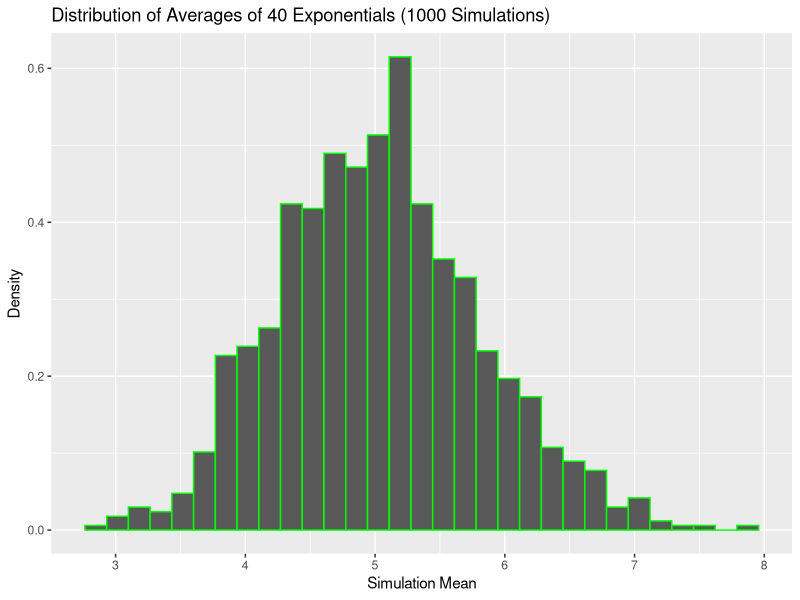
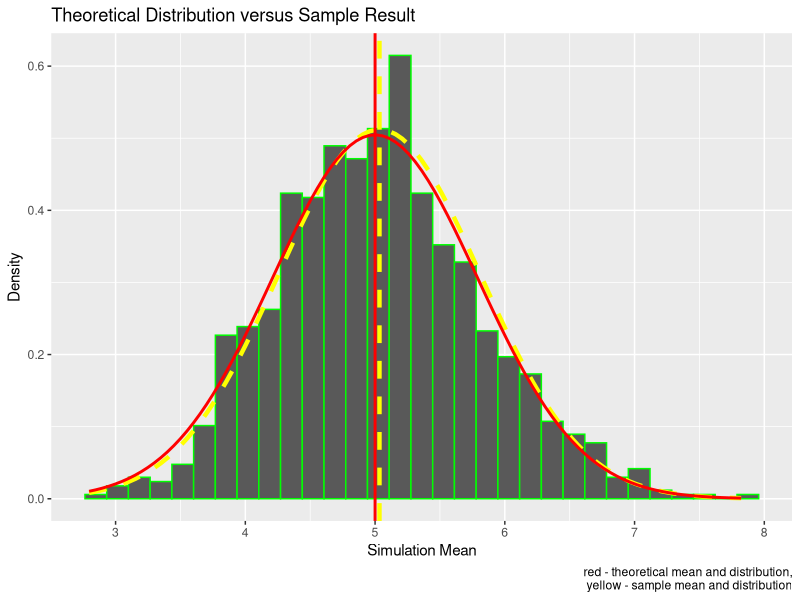

The R source for these figures, in order:
## ---- chunk 1
knitr::opts_chunk$set(echo = TRUE)
## ---- chunk 2
lambda <- .2
nexp <- 40
ns <- 1000
## ---- chunk 3
set.seed(2020)
mns = NULL
for (i in 1 : ns)
    mns = as.data.frame(rbind(mns, mean(rexp(n = nexp, rate = lambda))))
names(mns) <- "average"
## ---- chunk 4
require(ggplot2)
ggplot(data = mns, aes(x = average)) +
    geom_histogram(aes(y = ..density..),
                   binwidth = (max(mns$average) - min(mns$average)) / 30,
                   colour = "green") +
    labs(x = "Simulation Mean", y = "Density",
         title = "Distribution of Averages of 40 Exponentials (1000 Simulations)")
## ---- chunk 5
theor_mean <- 1 / lambda
theor_mean

sim_mean <- mean(mns$average)
sim_mean

diff_mean <- abs(sim_mean - theor_mean)
## ---- chunk 6
theor_var <- (1 / lambda^2) / nexp
theor_var

sim_var <- var(mns$average)
sim_var

diff_var <- abs(sim_var - theor_var)
## ---- chunk 7
ggplot(data = mns, aes(x = average)) +
    geom_histogram(aes(y = ..density..),
                   binwidth = (max(mns$average) - min(mns$average)) / 30,
                   colour = "green") +
    stat_function(fun = dnorm, args = list(mean = sim_mean, sd = sqrt(sim_var)),
                  colour = "yellow", size = 1.5, linetype = 2) +
    stat_function(fun = dnorm, args = list(mean = theor_mean, sd = sqrt(theor_var)),
                  size = 1, colour = "red") +
    geom_vline(xintercept = theor_mean, colour = "red", size = 1) +
    geom_vline(xintercept = sim_mean, colour="yellow", size = 1.5, linetype = 2) +
    labs(x = "Simulation Mean", y = "Density",
         title = "Theoretical Distribution versus Sample Result",
         caption = "red - theoretical mean and distribution,
         yellow - sample mean and distribution")
